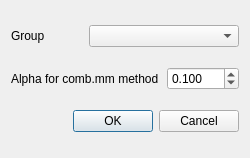
<?xml version="1.0" encoding="UTF-8"?>
<ui version="4.0">
 <class>CMineGraphDialog</class>
 <widget class="QDialog" name="CMineGraphDialog">
  <property name="geometry">
   <rect>
    <x>0</x>
    <y>0</y>
    <width>250</width>
    <height>158</height>
   </rect>
  </property>
  <property name="windowTitle">
   <string>Dialog</string>
  </property>
  <layout class="QGridLayout" name="gridLayout">
   <item row="0" column="0">
    <widget class="QLabel" name="label">
     <property name="text">
      <string>Group</string>
     </property>
    </widget>
   </item>
   <item row="0" column="1" colspan="2">
    <widget class="QComboBox" name="comboBoxGroups"/>
   </item>
   <item row="1" column="0" colspan="2">
    <widget class="QLabel" name="label_2">
     <property name="text">
      <string>Alpha for comb.mm method</string>
     </property>
    </widget>
   </item>
   <item row="1" column="2">
    <widget class="QDoubleSpinBox" name="doubleSpinBoxAlpha">
     <property name="decimals">
      <number>3</number>
     </property>
     <property name="singleStep">
      <double>0.010000000000000</double>
     </property>
     <property name="stepType">
      <enum>QAbstractSpinBox::AdaptiveDecimalStepType</enum>
     </property>
     <property name="value">
      <double>0.100000000000000</double>
     </property>
    </widget>
   </item>
   <item row="2" column="0" colspan="3">
    <widget class="QDialogButtonBox" name="buttonBox">
     <property name="orientation">
      <enum>Qt::Horizontal</enum>
     </property>
     <property name="standardButtons">
      <set>QDialogButtonBox::Cancel|QDialogButtonBox::Ok</set>
     </property>
    </widget>
   </item>
  </layout>
 </widget>
 <resources/>
 <connections>
  <connection>
   <sender>buttonBox</sender>
   <signal>accepted()</signal>
   <receiver>CMineGraphDialog</receiver>
   <slot>accept()</slot>
   <hints>
    <hint type="sourcelabel">
     <x>248</x>
     <y>254</y>
    </hint>
    <hint type="destinationlabel">
     <x>157</x>
     <y>274</y>
    </hint>
   </hints>
  </connection>
  <connection>
   <sender>buttonBox</sender>
   <signal>rejected()</signal>
   <receiver>CMineGraphDialog</receiver>
   <slot>reject()</slot>
   <hints>
    <hint type="sourcelabel">
     <x>316</x>
     <y>260</y>
    </hint>
    <hint type="destinationlabel">
     <x>286</x>
     <y>274</y>
    </hint>
   </hints>
  </connection>
 </connections>
</ui>
